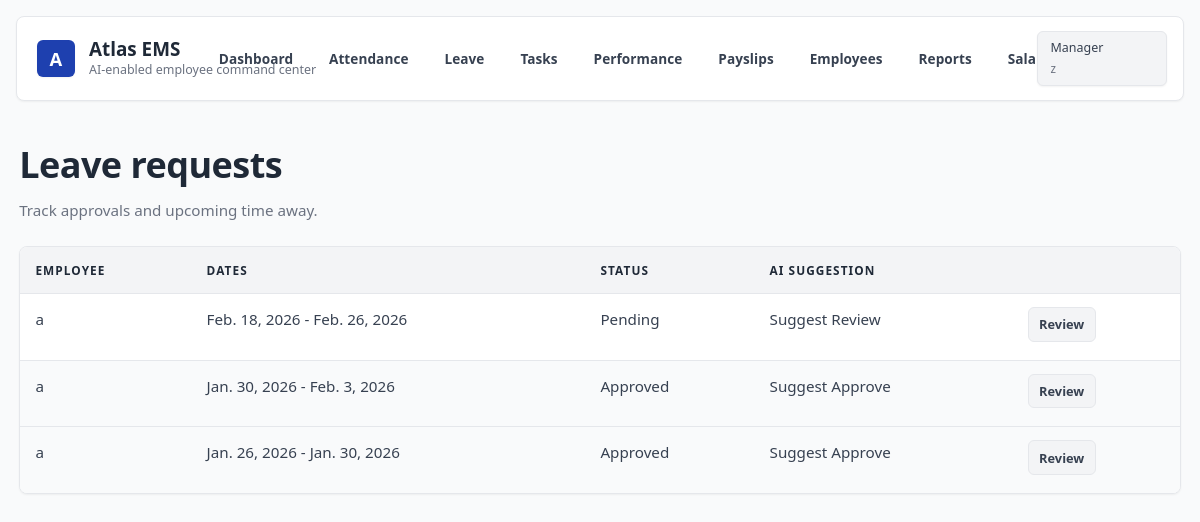
Page /leave/ (signed in) on the committed database.
### ems/models.py (models this page shows, shortened)
class User(AbstractUser):
    ROLE_HR = 'HR'
    ROLE_MANAGER = 'MANAGER'
    ROLE_EMPLOYEE = 'EMPLOYEE'
    ROLE_CHOICES = [
        (ROLE_HR, 'HR'),
        (ROLE_MANAGER, 'Manager'),
        (ROLE_EMPLOYEE, 'Employee'),
    ]
    role = models.CharField(max_length=20, choices=ROLE_CHOICES, default=ROLE_EMPLOYEE)
    department = models.CharField(max_length=80, blank=True)
    leave_balance = models.IntegerField(default=12)
    def is_hr(self):
        return self.role == self.ROLE_HR
    def is_manager(self):
        return self.role == self.ROLE_MANAGER

class LeaveRequest(models.Model):
    STATUS_PENDING = 'PENDING'
    STATUS_APPROVED = 'APPROVED'
    STATUS_REJECTED = 'REJECTED'
    STATUS_CHOICES = [
        (STATUS_PENDING, 'Pending'),
        (STATUS_APPROVED, 'Approved'),
        (STATUS_REJECTED, 'Rejected'),
    ]
    employee = models.ForeignKey(User, on_delete=models.CASCADE, related_name='leave_requests')
    start_date = models.DateField()
    end_date = models.DateField()
    reason = models.TextField()
    status = models.CharField(max_length=20, choices=STATUS_CHOICES, default=STATUS_PENDING)
    manager = models.ForeignKey(
        User, on_delete=models.SET_NULL, null=True, blank=True, related_name='leave_approvals'
    )
    recommended_action = models.CharField(max_length=40, blank=True)
    created_at = models.DateTimeField(auto_now_add=True)
    class Meta:
        ordering = ['-created_at']

### ems/views.py (the view)
# urls.py: path('leave/', views.leave_list, name='leave_list'),
@login_required
def leave_list(request):
    if request.user.is_hr() or request.user.is_manager():
        leaves = LeaveRequest.objects.select_related('employee').all()
    else:
        leaves = LeaveRequest.objects.filter(employee=request.user)
    return render(request, 'leave/list.html', {'leaves': leaves})

### ems/templates/leave/list.html (shortened to what this page needs)
{% extends 'base.html' %}
{% block content %}
<section class="page-header">
    <div>
        <h1>Leave requests</h1>
        <p>Track approvals and upcoming time away.</p>
    </div>
</section>
<div class="table-wrap">
    <table class="data-table">
        <thead>
            <tr>
                <th>Employee</th>
                <th>Dates</th>
                <th>Status</th>
                <th>AI suggestion</th>
                <th></th>
            </tr>
        </thead>
        <tbody>
            {% for leave in leaves %}
                <tr>
                    <td>{{ leave.employee.get_full_name|default:leave.employee.username }}</td>
                    <td>{{ leave.start_date }} - {{ leave.end_date }}</td>
                    <td>{{ leave.get_status_display }}</td>
                    <td>{{ leave.recommended_action|default:"-" }}</td>
                    <td class="actions">
                        {% if user.is_hr or user.is_manager %}
                            <a href="{% url 'leave_approve' leave.pk %}">Review</a>
                        {% endif %}
                    </td>
                </tr>
            {% empty %}
                <tr>
                    <td colspan="5">No leave requests yet.</td>
                </tr>
            {% endfor %}
        </tbody>
    </table>
</div>
{% endblock %}

### ems/templates/base.html (shortened to what this page needs)
{% load static %}
<!doctype html>
<html lang="en">
<head>
    <link rel="stylesheet" href="{% static 'ems/app.css' %}">
</head>
<body>
    <header class="site-header">
        <div class="brand">
            <span class="brand-mark">A</span>
            <div>
                <div class="brand-title">Atlas EMS</div>
                <div class="brand-subtitle">AI-enabled employee command center</div>
            </div>
        </div>
        <nav class="site-nav">
            {% if user.is_authenticated %}
                <a href="{% url 'dashboard' %}">Dashboard</a>
                <a href="{% url 'attendance_list' %}">Attendance</a>
                <a href="{% url 'leave_list' %}">Leave</a>
                <a href="{% url 'task_list' %}">Tasks</a>
                <a href="{% url 'performance_list' %}">Performance</a>
                <a href="{% url 'payslip_list' %}">Payslips</a>
                {% if user.is_hr or user.is_manager %}
                    <a href="{% url 'employee_list' %}">Employees</a>
                    <a href="{% url 'reports' %}">Reports</a>
                    <a href="{% url 'salary_list' %}">Salary</a>
                {% endif %}
                <form action="{% url 'logout' %}" method="post" class="inline-form">
                    <button type="submit" class="ghost">Logout</button>
                </form>
            {% else %}
                <a href="{% url 'login' %}">Login</a>
            {% endif %}
        </nav>
        {% if user.is_authenticated %}
            <div class="role-chip">
                <span>{{ user.get_role_display }}</span>
                <small>{{ user.username }}</small>
            </div>
        {% endif %}
    </header>
    <main class="page">
        {% block content %}{% endblock %}
    </main>
</body>
</html>

### rows in the picture
User: role "Manager", username "z"
LeaveRequest: employee.get_full_name "a", start_date "Feb. 18, 2026", end_date "Feb. 26, 2026", status "Pending", recommended_action "Suggest Review"
LeaveRequest: employee.get_full_name "a", start_date "Jan. 30, 2026", end_date "Feb. 3, 2026", status "Approved", recommended_action "Suggest Approve"
LeaveRequest: employee.get_full_name "a", start_date "Jan. 26, 2026", end_date "Jan. 30, 2026", status "Approved", recommended_action "Suggest Approve"
